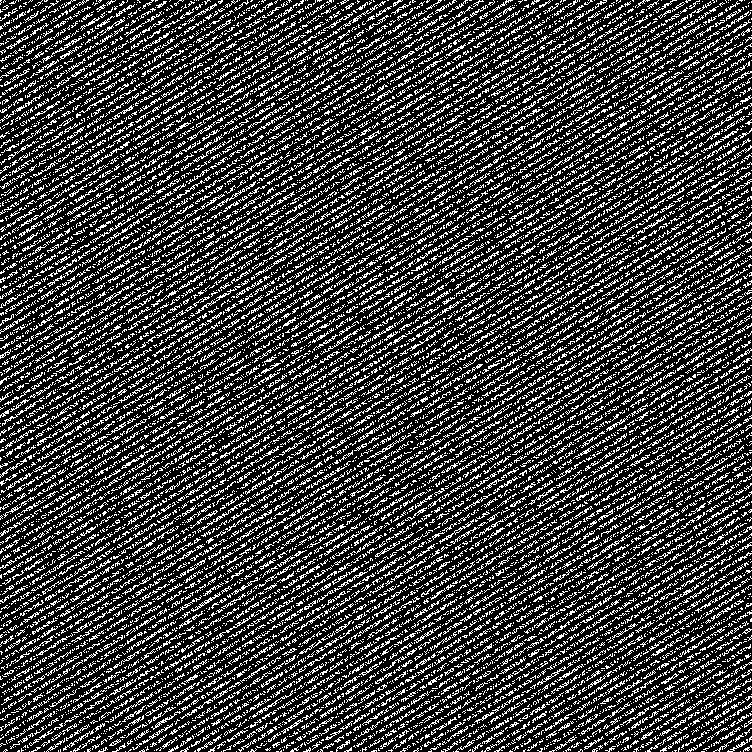
#> input picture secret_ArnoldcatEnc.png, 752 x 752 px, found by its file name
$ python decryption.py
#> lines starting #> are read from the running program, lines starting #| are printed output that depends on the picture
from __future__ import division, print_function, unicode_literals

import os
import random
from PIL import Image
import argparse
import logging
import numpy as np
import cv2


def ArnoldCatDecryption(imageName, key):
#> called with imageName = 'secret_ArnoldcatEnc.png', key = 3
    img = cv2.imread(imageName)
#> img is the input picture: shape (752, 752, 3); min 0, max 255, mean 64.1

    for i in range(0,key):
        img = ArnoldCatTransformdec(img)
#> this loop made 3 passes
#> pass 1, in ArnoldCatDecryption, `img = ArnoldCatTransformdec(img)`:
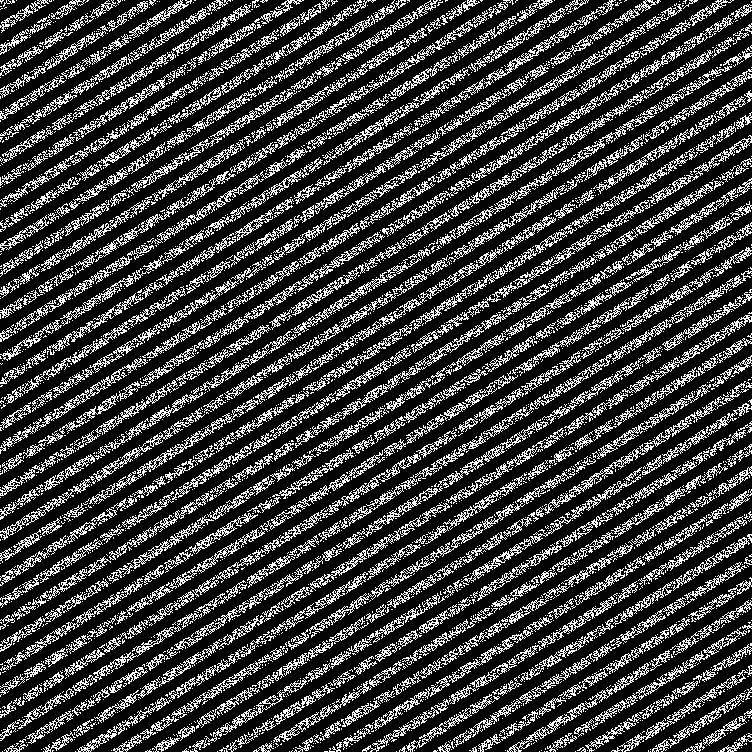
#> img: shape (752, 752, 3) float64; min 0, max 255, mean 64.1
#> pass 2, in ArnoldCatDecryption, `img = ArnoldCatTransformdec(img)`:
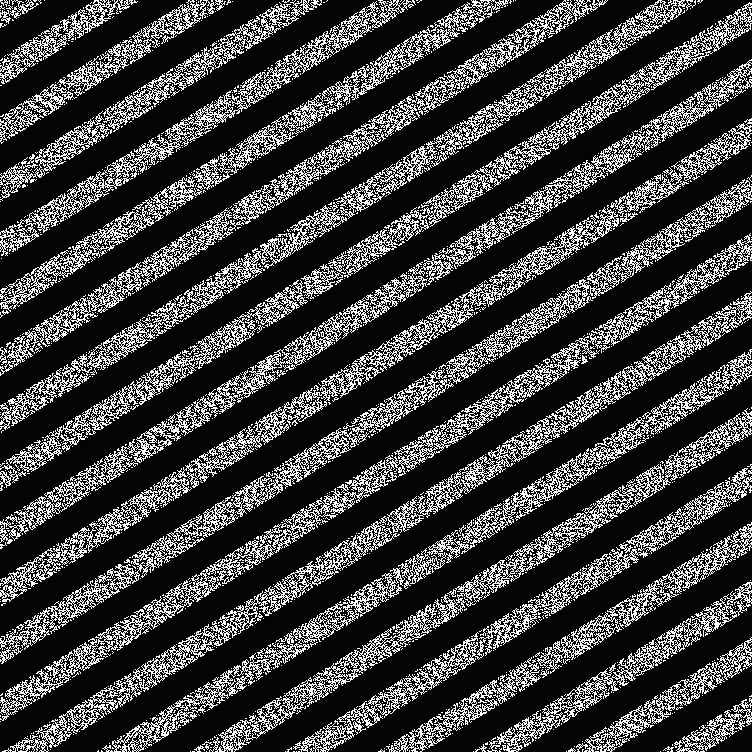
#> img: shape (752, 752, 3) float64; min 0, max 255, mean 64.1
#> pass 3, in ArnoldCatDecryption, `img = ArnoldCatTransformdec(img)`:
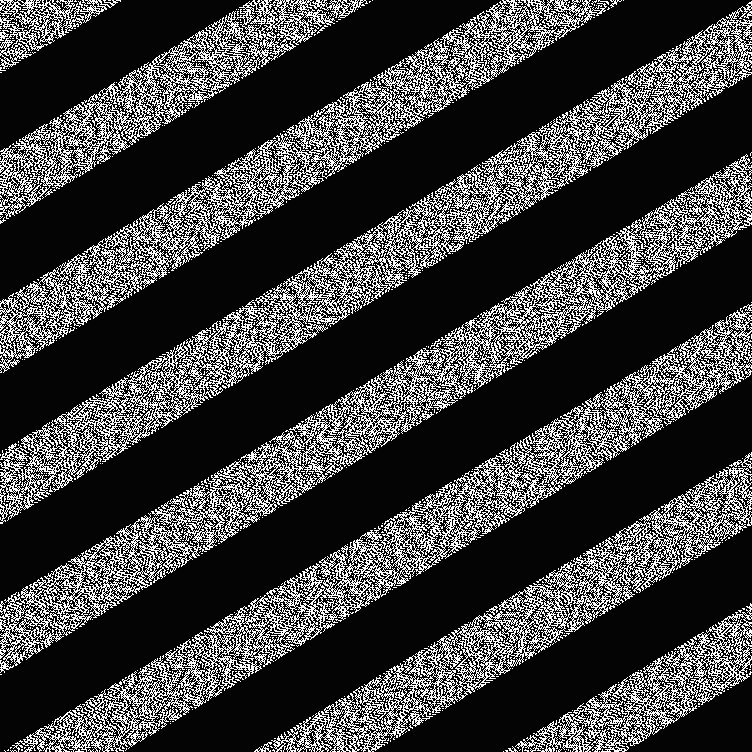
#> img: shape (752, 752, 3) float64; min 0, max 255, mean 64.1
    img1 = cv2.imread("secret.png")
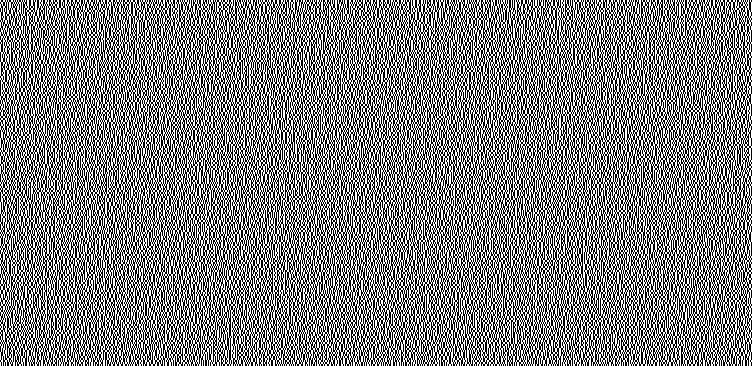
#> input picture secret.png, 752 x 366 px, found by its file name
#> img1 is the input picture: shape (366, 752, 3); 50% white in thin lines or dots
    h,w,_= img1.shape
#> h = 366; w = 752
    if h>w:
        z=1
        n=h
    else:
        z=0
        n=w
#> n = 752
    w=min(h,w)
#> w = 366
    img = np.delete(img,slice(w,n+1),z)
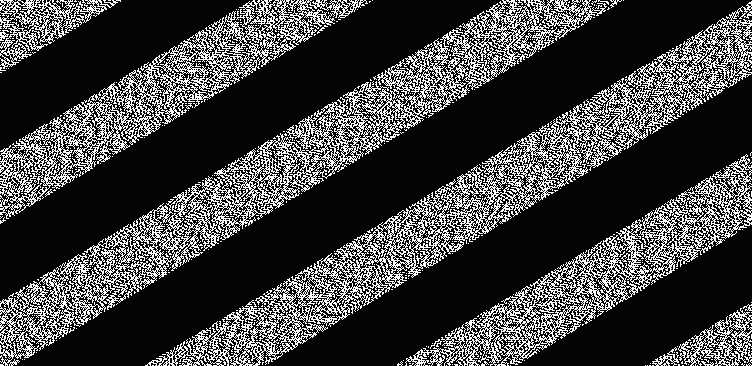
#> img: shape (366, 752, 3) float64; min 0, max 255, mean 64.1
    cv2.imwrite(imageName.split('_')[0] + "_ArnoldcatDec.png",img)
    return img

def ArnoldCatTransformdec(img):

    h,w,_=img.shape
    decrypted_image = np.zeros([h,w,3])
    if h!=w:
        raise exception ("Expected a square image")
    for x in range(0,h):
        for y in range(0,h):
            decrypted_image[x][y]=img[(x-y)%h][((2*y)-x)%h]
    return decrypted_image


def decrypted_image():
    infile1 = Image.open(os.path.join(r'ciphered_ArnoldcatDec.png'))
    infile2 = Image.open(os.path.join(r'secret_ArnoldcatDec.png'))
    infile2 = infile2.convert("1")
    infile1 = infile1.convert("1")
    outfile = Image.new('1', infile1.size, color=255)
    for x in range(infile1.size[0]):
        for y in range(infile2.size[1]):
            outfile.putpixel((x, y), max(infile2.getpixel((x, y)), infile1.getpixel((x, y))))

    outfile.save('original.png')

def decrypt_image():
    ArnoldCatDecryption("secret_ArnoldcatEnc.png", 3)
    ArnoldCatDecryption("ciphered_ArnoldcatEnc.png", 22)
    decrypted_image()
    img=Image.open('original.png')
    img.show()

#> (the run stopped early here; a loop or call above may not have finished)
